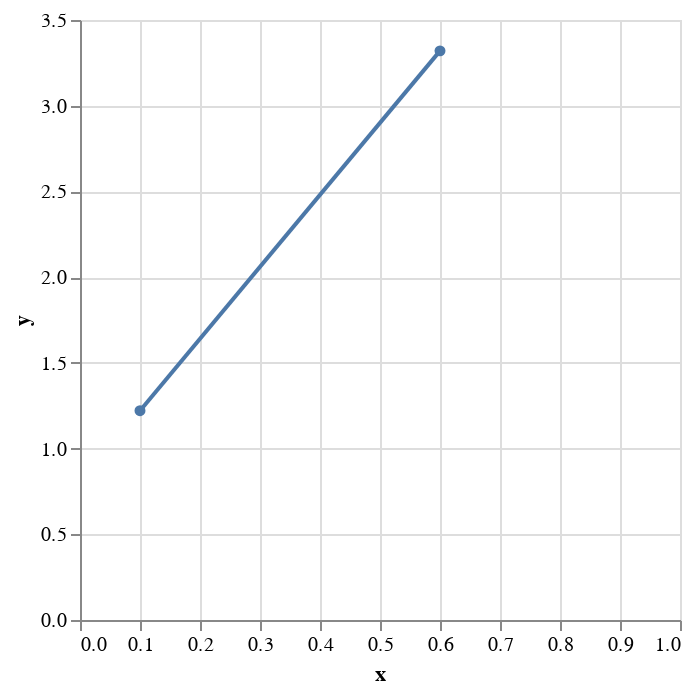

Here is the notebook cell this chart was saved with:
### Markdown cell above
## Interpolação Linear

### Code cell
i = pd.DataFrame({
    'x' : [0.1, 0.6],
    'y' : [1.221, 3.320]
})


grafico_linear = alt.Chart(i).mark_line(line=True, point=True).encode(
    alt.X('x').scale(domain=(0,1)),
    y='y',
    tooltip = ['x','y']
)

print(0.2, interpolacao.Plinear(x=0.2, x0=i.x[0], x1=i.x[1], y1=i.y[1], y0=i.y[0]))
print(0.3, interpolacao.Plinear(x=0.3, x0=i.x[0], x1=i.x[1], y1=i.y[1], y0=i.y[0]))
grafico_linear

### Figure 1 — Vega-Lite specification as saved in the notebook (floating-point values rounded to 4 significant figures)
{"config": {"view": {"continuousWidth": 300, "continuousHeight": 300}}, "data": {"name": "data-2fe2e138e578e84f6bb565a5e4305d93"}, "mark": {"type": "line", "line": true, "point": true}, "encoding": {"tooltip": [{"field": "x", "type": "quantitative"}, {"field": "y", "type": "quantitative"}], "x": {"field": "x", "scale": {"domain": [0, 1]}, "type": "quantitative"}, "y": {"field": "y", "type": "quantitative"}}, "$schema": "https://vega.github.io/schema/vega-lite/v5.8.0.json", "datasets": {"data-2fe2e138e578e84f6bb565a5e4305d93": [{"x": 0.1, "y": 1.221}, {"x": 0.6, "y": 3.32}]}}
